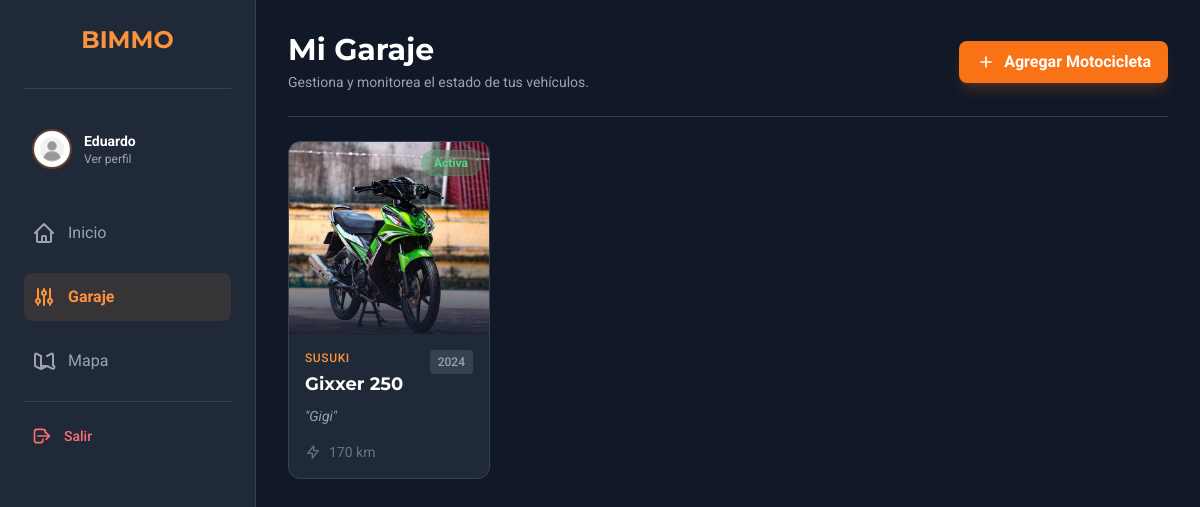
/garage/ (signed in), run on an earlier commit of the app's database.
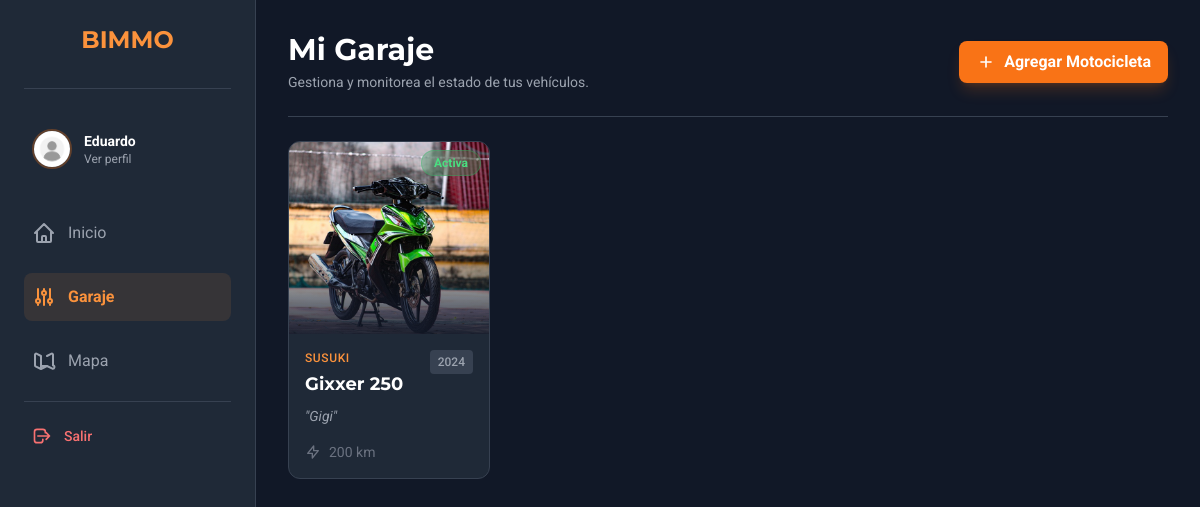
And on a later commit of the database.
### app/models.py (models this page shows, shortened)
class Motorcycle(models.Model):
    owner = models.ForeignKey(User, on_delete=models.CASCADE, related_name='motorcycles')
    nickname = models.CharField(max_length=100, help_text="Apodo de tu moto (ej. La Furia)")
    make = models.CharField(max_length=100, verbose_name="Marca")  # Ej: Bajaj, Yamaha
    model = models.CharField(max_length=100, verbose_name="Modelo") # Ej: Pulsar NS200 (Importante para la IA)
    year = models.IntegerField(verbose_name="Año")
    mileage = models.IntegerField(default=0, verbose_name="Kilometraje Actual")
    photo = models.ImageField(upload_to='moto_photos/', default='default_motorcycle_photo.jpg', blank=True)
    is_active = models.BooleanField(default=True, help_text="Desmarcar si vendiste o diste de baja la moto")
    created_at = models.DateTimeField(auto_now_add=True)

### app/views.py (the view)
# urls.py: path('garage/', views.garage, name='garage'),
def garage(request):
    if 'user_id' in request.session:
        user = User.objects.get(id=request.session['user_id'])
        motorcycles = Motorcycle.objects.filter(owner=user, is_active=True)
        return render(request, 'garage.html', {'motorcycles': motorcycles})
    return redirect('login')

### app/context_processors.py (called while the page is built)
def user_profile_global(request):
    context = {}
    if 'user_id' in request.session:
        try:
            user = User.objects.get(id=request.session['user_id'])
            context['user_global'] = user
            try:
                context['profile_global'] = Profile.objects.get(user=user)
            except Profile.DoesNotExist:
                context['profile_global'] = None
        except User.DoesNotExist:
            pass
    return context

### app/templates/garage.html (shortened to what this page needs)
{% extends "base.html" %}
{% block content %}
<div class="p-4 mx-auto max-w-7xl sm:p-6 lg:p-8">
    <div class="flex flex-col items-center justify-between pb-6 mb-6 border-b border-gray-700 sm:flex-row">
        <div>
            <h2 class="text-3xl font-bold">Mi Garaje</h2>
            <p class="mt-1 text-sm text-gray-400">Gestiona y monitorea el estado de tus vehículos.</p>
        </div>
        <a href="{% url 'motoadd' %}" class="flex items-center justify-center w-full gap-2 px-4 py-2 mt-4 text-base font-bold text-center text-white transition-colors duration-200 bg-orange-500 border border-transparent rounded-lg sm:mt-0 sm:w-auto hover:bg-orange-600 shadow-lg shadow-orange-500/20">
            <svg class="w-5 h-5" fill="none" stroke="currentColor" viewBox="0 0 24 24" xmlns="http://www.w3.org/2000/svg"><path stroke-linecap="round" stroke-linejoin="round" stroke-width="2" d="M12 6v6m0 0v6m0-6h6m-6 0H6"></path></svg>
            <span>Agregar Motocicleta</span>
        </a>
    </div>
    {% if motorcycles %}
    <div class="grid grid-cols-1 gap-6 sm:grid-cols-2 md:grid-cols-3 lg:grid-cols-4 xl:grid-cols-5">
        {% for motorcycle in motorcycles %}
        <a href="{% url 'motodetails' moto_id=motorcycle.id %}" class="group relative block h-full no-underline">
            <div class="flex flex-col h-full overflow-hidden transition-all duration-300 bg-gray-800 border border-gray-700 rounded-xl group-hover:border-orange-500/50 group-hover:shadow-xl group-hover:shadow-orange-500/10 group-hover:-translate-y-1">
                <div class="relative h-48 overflow-hidden bg-gray-900">
                    {% if motorcycle.photo %}
                        <img src="{{ motorcycle.photo.url }}"
                             alt="{{ motorcycle.make }} {{ motorcycle.model }}"
                             class="object-cover w-full h-full transition-transform duration-500 group-hover:scale-110">
                    {% else %}
                        <img src="https://placehold.co/400x300/1f2937/4b5563?text={{ motorcycle.make }}+{{ motorcycle.model }}"
                             alt="No photo"
                             class="object-cover w-full h-full opacity-50">
                    {% endif %}
                    <div class="absolute top-0 right-0 px-3 py-1 m-2 text-xs font-bold rounded-full
                        {% if motorcycle.is_active %} bg-green-500/20 text-green-400 border border-green-500/30
                        {% else %} bg-gray-600/20 text-gray-400 border border-gray-600/30 {% endif %} backdrop-blur-md">
                        {% if motorcycle.is_active %} Activa {% else %} Inactiva {% endif %}
                    </div>
                    <div class="absolute inset-0 bg-gradient-to-t from-gray-900/90 via-transparent to-transparent"></div>
                </div>
                <div class="flex flex-col flex-1 p-4">
                    <div class="flex items-start justify-between">
                        <div>
                            <p class="text-xs font-medium tracking-wider text-orange-400 uppercase">{{ motorcycle.make }}</p>
                            <h4 class="mt-1 text-lg font-bold text-white group-hover:text-orange-100">{{ motorcycle.model }}</h4>
                        </div>
                        <span class="px-2 py-1 text-xs font-medium text-gray-400 bg-gray-700 rounded">{{ motorcycle.year }}</span>
                    </div>
                    {% if motorcycle.nickname %}
                    <p class="mt-2 text-sm text-gray-400 italic">"{{ motorcycle.nickname }}"</p>
                    {% endif %}
                    <div class="mt-auto pt-4 flex items-center gap-2 text-sm text-gray-500">
                        <svg class="w-4 h-4" fill="none" stroke="currentColor" viewBox="0 0 24 24"><path stroke-linecap="round" stroke-linejoin="round" stroke-width="2" d="M13 10V3L4 14h7v7l9-11h-7z"></path></svg>
                        <span>{{ motorcycle.mileage }} km</span>
                    </div>
                </div>
            </div>
        </a>
        {% endfor %}
    </div>
    {% endif %}
</div>
{% endblock %}

What changed in the data, as far as the page shows it:
changed Motorcycle "Gixxer 250": mileage "170" → "200"
